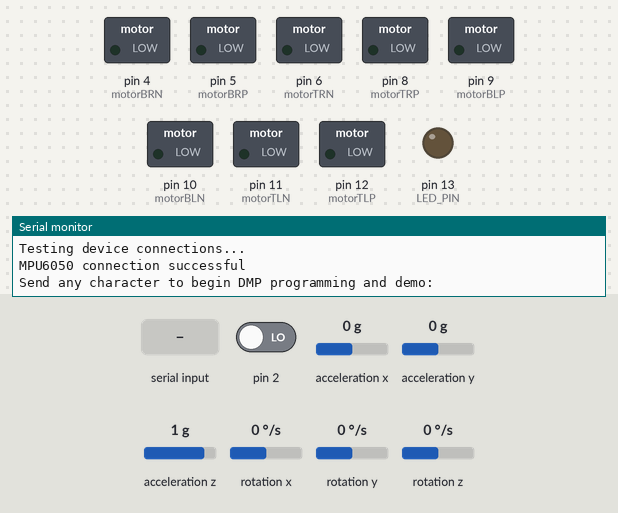
Bench run of a sketch on a simulated Arduino Uno, built with avr-gcc and run on an emulated ATmega328P. Shown: switched loads named in the sketch (green lamp = pin HIGH), output pins drawn as LEDs (lit = HIGH), the last lines printed to the serial monitor. The inputs (shaded band) are chosen by the test bench; at power-on: pin 2 LOW, acceleration x 0 g, acceleration y 0 g, acceleration z 1 g, rotation x 0 °/s, rotation y 0 °/s, rotation z 0 °/s. The sensor or clock chip raises its interrupt line as the real part does.

Above: at 0.9 s.
1.0 s: "ON\n" received over Serial
3.0 s: "ON\n" received over the second serial link
At 3.4 s:
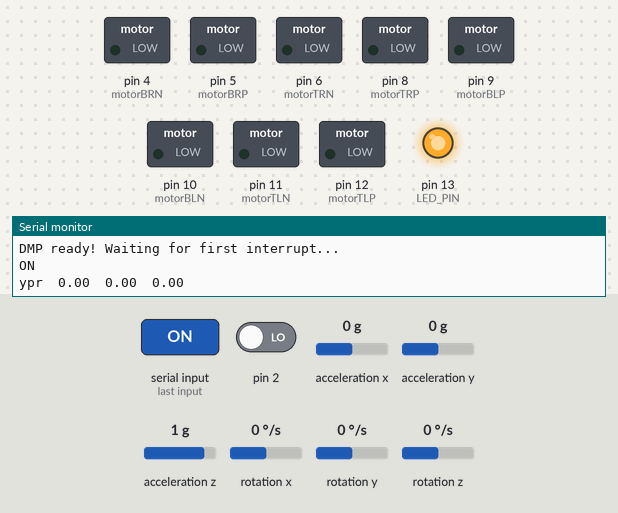
4.5 s: "1\n" received over the second serial link
At 5.4 s:
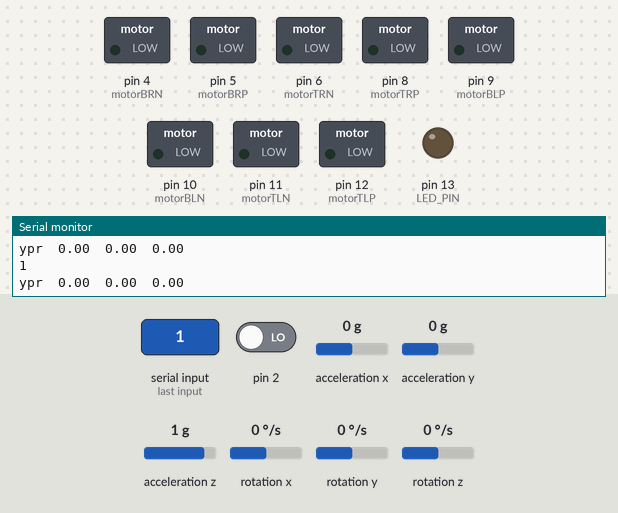
6.0 s: "0\n" received over the second serial link
At 6.5 s:
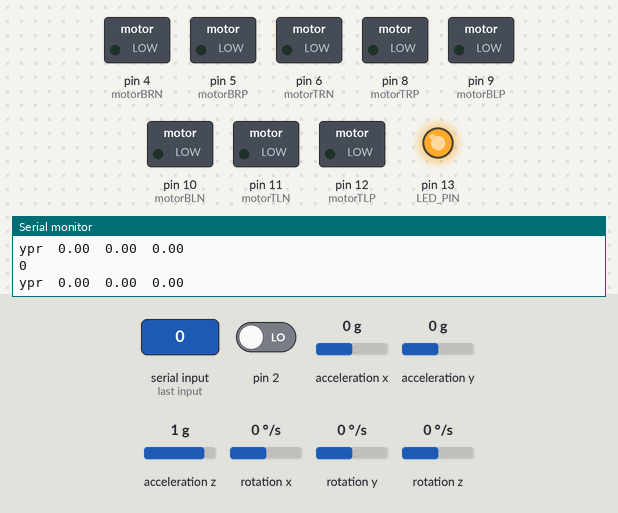
7.5 s: "2\n" received over the second serial link
At 8.9 s:
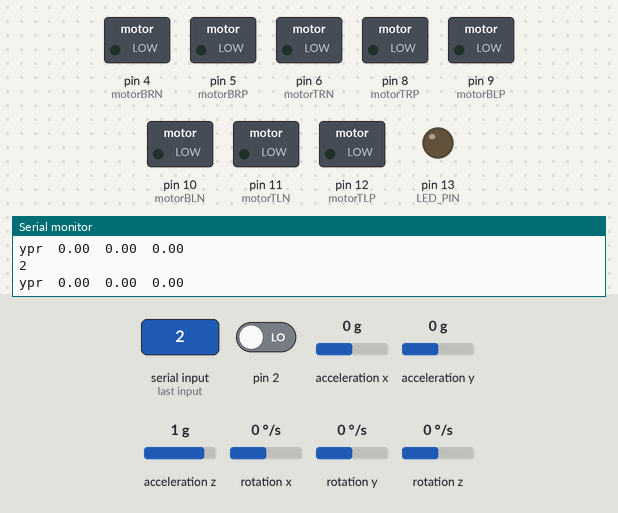
Timing chart, 0 to 10.0 s (numbered marks = the images above; inputs shaded):
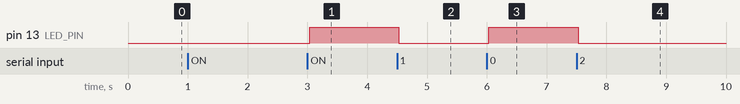

The sketch:

FINAL_Drone_Code.ino
```cpp
#include <SoftwareSerial.h>

SoftwareSerial BT(7, 3); //TX, RX respetively
int motorTRP = 8;
int motorTRN = 6;
int motorBRP = 5;
int motorBRN = 4;

int motorTLP = 12;
int motorTLN = 11;
int motorBLP = 9;
int motorBLN = 10;
String CONTROL;

#include "I2Cdev.h"

#include "MPU6050_6Axis_MotionApps20.h"

#if I2CDEV_IMPLEMENTATION == I2CDEV_ARDUINO_WIRE
#include "Wire.h"
#endif

MPU6050 mpu;

#define OUTPUT_READABLE_YAWPITCHROLL
#define LED_PIN 13 // (Arduino is 13, Teensy is 11, Teensy++ is 6)
bool blinkState = false;

// MPU control/status vars
bool dmpReady = false;  // set true if DMP init was successful
uint8_t mpuIntStatus;   // holds actual interrupt status byte from MPU
uint8_t devStatus;      // return status after each device operation (0 = success, !0 = error)
uint16_t packetSize;    // expected DMP packet size (default is 42 bytes)
uint16_t fifoCount;     // count of all bytes currently in FIFO
uint8_t fifoBuffer[64]; // FIFO storage buffer

// orientation/motion vars
Quaternion q;           // [w, x, y, z]         quaternion container
VectorInt16 aa;         // [x, y, z]            accel sensor measurements
VectorInt16 aaReal;     // [x, y, z]            gravity-free accel sensor measurements
VectorInt16 aaWorld;    // [x, y, z]            world-frame accel sensor measurements
VectorFloat gravity;    // [x, y, z]            gravity vector
float euler[3];         // [psi, theta, phi]    Euler angle container
float ypr[3];           // [yaw, pitch, roll]   yaw/pitch/roll container and gravity vector

// packet structure for InvenSense teapot demo
uint8_t teapotPacket[14] = { '$', 0x02, 0,0, 0,0, 0,0, 0,0, 0x00, 0x00, '\r', '\n' };


// ================================================================
// ===               INTERRUPT DETECTION ROUTINE                ===
// ================================================================

volatile bool mpuInterrupt = false;     // indicates whether MPU interrupt pin has gone high
void dmpDataReady() {
    mpuInterrupt = true;
}

void setup() {
 BT.begin(9600);
 Serial.begin (9600);
 pinMode(motorTRP, OUTPUT);
 pinMode(motorTRN, OUTPUT);
 pinMode(motorBRP, OUTPUT);
 pinMode(motorBRN, OUTPUT);
 pinMode(motorTLP, OUTPUT);
 pinMode(motorTLN, OUTPUT);
 pinMode(motorBLP, OUTPUT);
 pinMode(motorBLN, OUTPUT);

  #if I2CDEV_IMPLEMENTATION == I2CDEV_ARDUINO_WIRE
      Wire.begin();
      TWBR = 24; // 400kHz I2C clock (200kHz if CPU is 8MHz)
  #elif I2CDEV_IMPLEMENTATION == I2CDEV_BUILTIN_FASTWIRE
      Fastwire::setup(400, true);
  #endif

  Serial.begin(115200);
  while (!Serial); // wait for Leonardo enumeration, others continue immediately

  // initialize device
  Serial.println(F("Initializing I2C devices..."));
  mpu.initialize();

  // verify connection
  Serial.println(F("Testing device connections..."));
  Serial.println(mpu.testConnection() ? F("MPU6050 connection successful") : F("MPU6050 connection failed"));

  // wait for ready
  Serial.println(F("\nSend any character to begin DMP programming and demo: "));
  while (Serial.available() && Serial.read()); // empty buffer
  while (!Serial.available());                 // wait for data
  while (Serial.available() && Serial.read()); // empty buffer again

  // load and configure the DMP
  Serial.println(F("Initializing DMP..."));
  devStatus = mpu.dmpInitialize();

  // supply your own gyro offsets here, scaled for min sensitivity
  mpu.setXGyroOffset(74);
  mpu.setYGyroOffset(-95);
  mpu.setZGyroOffset(350);
  mpu.setZAccelOffset(1788); // 1688 factory default for my test chip

  // make sure it worked (returns 0 if so)
  if (devStatus == 0) {
      // turn on the DMP, now that it's ready
      Serial.println(F("Enabling DMP..."));
      mpu.setDMPEnabled(true);

      // enable Arduino interrupt detection
      Serial.println(F("Enabling interrupt detection (Arduino external interrupt 0)..."));
      attachInterrupt(0, dmpDataReady, RISING);
      mpuIntStatus = mpu.getIntStatus();

      // set our DMP Ready flag so the main loop() function knows it's okay to use it
      Serial.println(F("DMP ready! Waiting for first interrupt..."));
      dmpReady = true;

      // get expected DMP packet size for later comparison
      packetSize = mpu.dmpGetFIFOPacketSize();
  } else {
      Serial.print(F("DMP Initialization failed (code "));
      Serial.print(devStatus);
      Serial.println(F(")"));
  }
  pinMode(LED_PIN, OUTPUT);
}

void loop() {
 while (BT.available()){  //Check if there is an available byte to read
  delay(10); //Delay added to make thing stable
  char c = BT.read(); //Conduct a serial read
  CONTROL += c; //build the string- "forward", "reverse", "left" and "right"
  }
  if (CONTROL.length() > 0) {
    Serial.println(CONTROL); // print data to serial monitor
      // if programming failed, don't try to do anything
    if (!dmpReady) return;

    // wait for MPU interrupt or extra packet(s) available
    while (!mpuInterrupt && fifoCount < packetSize) {
        // other program behavior stuff here
        // .
        // .
        // .
        // if you are really paranoid you can frequently test in between other
        // stuff to see if mpuInterrupt is true, and if so, "break;" from the
        // while() loop to immediately process the MPU data
        // .
        // .
        // .
    }

    // reset interrupt flag and get INT_STATUS byte
    mpuInterrupt = false;
    mpuIntStatus = mpu.getIntStatus();

    // get current FIFO count
    fifoCount = mpu.getFIFOCount();

    // check for overflow (this should never happen unless our code is too inefficient)
    if ((mpuIntStatus & 0x10) || fifoCount == 1024) {
        // reset so we can continue cleanly
        mpu.resetFIFO();
        Serial.println(F("FIFO overflow!"));

    // otherwise, check for DMP data ready interrupt (this should happen frequently)
    } else if (mpuIntStatus & 0x02) {
        // wait for correct available data length, should be a VERY short wait
        while (fifoCount < packetSize) fifoCount = mpu.getFIFOCount();

        // read a packet from FIFO
        mpu.getFIFOBytes(fifoBuffer, packetSize);

        // track FIFO count here in case there is > 1 packet available
        // (this lets us immediately read more without waiting for an interrupt)
        fifoCount -= packetSize;

        #ifdef OUTPUT_READABLE_QUATERNION
            // display quaternion values in easy matrix form: w x y z
            mpu.dmpGetQuaternion(&q, fifoBuffer);
            Serial.print("quat\t");
            Serial.print(q.w);
            Serial.print("\t");
            Serial.print(q.x);
            Serial.print("\t");
            Serial.print(q.y);
            Serial.print("\t");
            Serial.println(q.z);
        #endif

        #ifdef OUTPUT_READABLE_EULER
            // display Euler angles in degrees
            mpu.dmpGetQuaternion(&q, fifoBuffer);
            mpu.dmpGetEuler(euler, &q);
            Serial.print("euler\t");
            Serial.print(euler[0] * 180/M_PI);
            Serial.print("\t");
            Serial.print(euler[1] * 180/M_PI);
            Serial.print("\t");
            Serial.println(euler[2] * 180/M_PI);
        #endif

        #ifdef OUTPUT_READABLE_YAWPITCHROLL
            // display Euler angles in degrees
            mpu.dmpGetQuaternion(&q, fifoBuffer);
            mpu.dmpGetGravity(&gravity, &q);
            mpu.dmpGetYawPitchRoll(ypr, &q, &gravity);
            Serial.print("ypr\t");
            Serial.print(ypr[0] * 180/M_PI);
            Serial.print("\t");
            Serial.print(ypr[1] * 180/M_PI);
            Serial.print("\t");
            Serial.println(ypr[2] * 180/M_PI);
        #endif

        #ifdef OUTPUT_READABLE_REALACCEL
            // display real acceleration, adjusted to remove gravity
            mpu.dmpGetQuaternion(&q, fifoBuffer);
            mpu.dmpGetAccel(&aa, fifoBuffer);
            mpu.dmpGetGravity(&gravity, &q);
            mpu.dmpGetLinearAccel(&aaReal, &aa, &gravity);
            Serial.print("areal\t");
            Serial.print(aaReal.x);
            Serial.print("\t");
            Serial.print(aaReal.y);
            Serial.print("\t");
            Serial.println(aaReal.z);
        #endif

        #ifdef OUTPUT_READABLE_WORLDACCEL
            mpu.dmpGetQuaternion(&q, fifoBuffer);
            mpu.dmpGetAccel(&aa, fifoBuffer);
            mpu.dmpGetGravity(&gravity, &q);
            mpu.dmpGetLinearAccel(&aaReal, &aa, &gravity);
            mpu.dmpGetLinearAccelInWorld(&aaWorld, &aaReal, &q);
            Serial.print("aworld\t");
            Serial.print(aaWorld.x);
            Serial.print("\t");
            Serial.print(aaWorld.y);
            Serial.print("\t");
            Serial.println(aaWorld.z);
        #endif

        #ifdef OUTPUT_TEAPOT
            // display quaternion values in InvenSense Teapot demo format:
            teapotPacket[2] = fifoBuffer[0];
            teapotPacket[3] = fifoBuffer[1];
            teapotPacket[4] = fifoBuffer[4];
            teapotPacket[5] = fifoBuffer[5];
            teapotPacket[6] = fifoBuffer[8];
            teapotPacket[7] = fifoBuffer[9];
            teapotPacket[8] = fifoBuffer[12];
            teapotPacket[9] = fifoBuffer[13];
            Serial.write(teapotPacket, 14);
            teapotPacket[11]++; // packetCount, loops at 0xFF on purpose
        #endif

        // blink LED to indicate activity
        blinkState = !blinkState;
        digitalWrite(LED_PIN, blinkState);
    }

     if (CONTROL == "ON") {
      digitalWrite(motorTRP, HIGH);
      digitalWrite(motorTRN, LOW);
      digitalWrite(motorBRP, HIGH);
      digitalWrite(motorBRN, LOW);

      digitalWrite(motorTLP, HIGH);
      digitalWrite(motorTLN, LOW);
      digitalWrite(motorBLP, HIGH);
      digitalWrite(motorBLN, LOW);
     }
     else {
      digitalWrite(motorTRP, LOW);
      digitalWrite(motorTRN, LOW);
      digitalWrite(motorBRP, LOW);
      digitalWrite(motorBRN, LOW);

      digitalWrite(motorTLP, LOW);
      digitalWrite(motorTLN, LOW);
      digitalWrite(motorBLP, LOW);
      digitalWrite(motorBLN, LOW);
     }
     CONTROL ="";
  }
 }
```

Measured:
- after the input at 3.0 s, pin 13 (LED_PIN): LOW → HIGH at once
- after the input at 4.5 s, pin 13 (LED_PIN): HIGH → LOW at once
- after the input at 6.0 s, pin 13 (LED_PIN): LOW → HIGH at once
- after the input at 7.5 s, pin 13 (LED_PIN): HIGH → LOW at once
